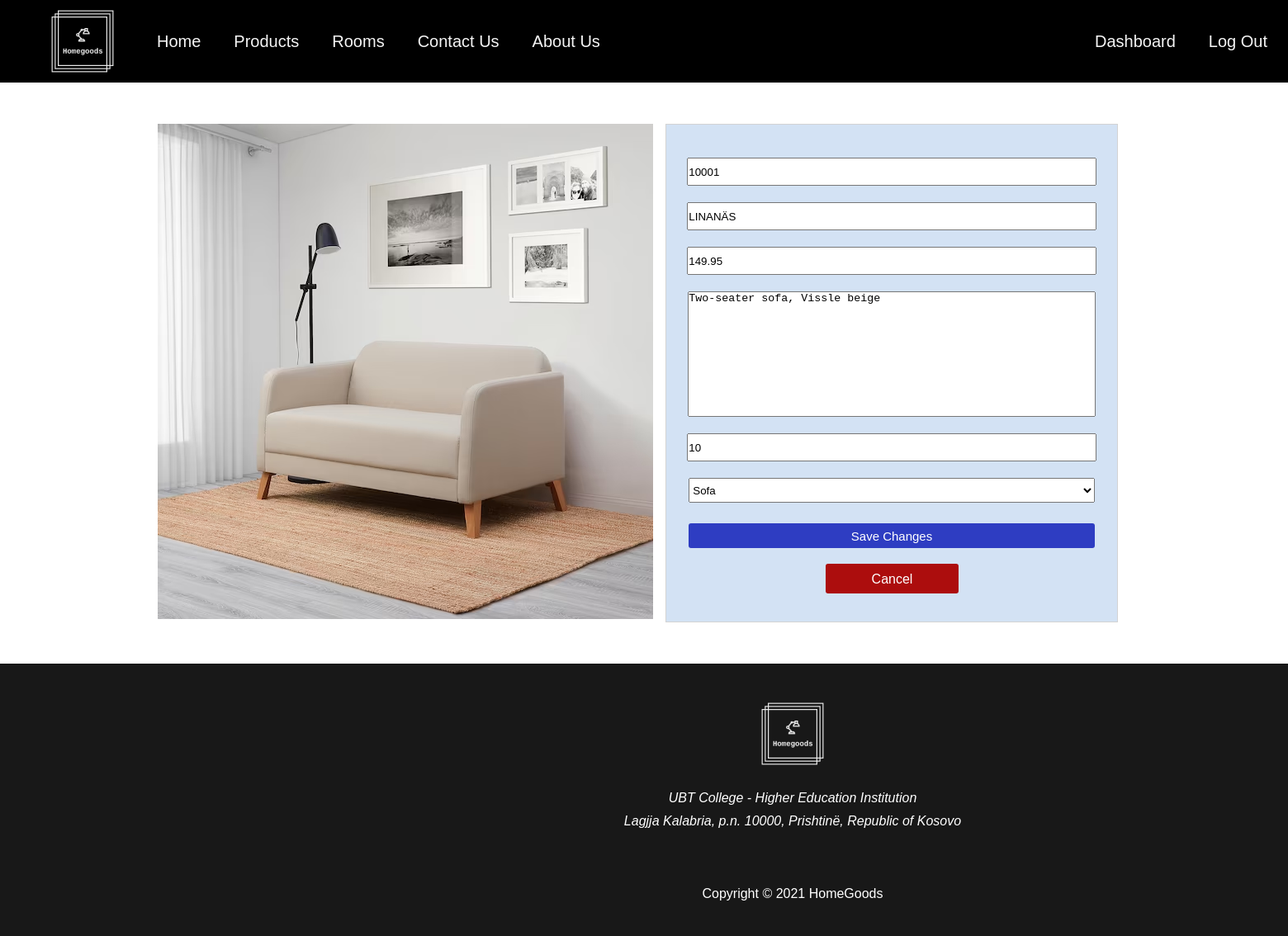
The page /views/edit-product.php?action=edit&prod-id=10001 (signed in) on the database its author committed.
### tables this page shows
CREATE TABLE `products` (
  `id` int(11) NOT NULL,
  `emri` varchar(255) NOT NULL,
  `cmimi` float NOT NULL,
  `pershkrimi` text NOT NULL,
  `sasia` int(10) NOT NULL,
  `kategoria` varchar(255) DEFAULT NULL,
  `image` varchar(255) NOT NULL,
  `admin_id` int(15) NOT NULL,
  `is_promoted` smallint(1) DEFAULT NULL
);

### programLogic/Database.php (called while the page is built, shortened)
<?php
class DatabaseConfig {
    private $connection;
    private $host = "localhost";
    private $dbname = "homegoods";
    protected function getConnection(){
        return $this->connection;
    }
    private function createConnection(){
        try {
            $this->connection = new PDO("mysql:host=$this->host;dbname=$this->dbname", "root", "");
        } catch (PDOException $e) {
            print "Error!: " . $e->getMessage() . "<br/>";
            die();
        }
    }
}

### programLogic/ProductMapper.php (called while the page is built, shortened)
<?php
require_once "Database.php";
class ProductMapper extends DatabaseConfig {
    private $connection;
    public function __construct(){
        $this->connection = $this->getConnection();
    }
    public function getProductsById($id){
        $this->query = "select * from products where id=:id";
        $statement = $this->connection->prepare($this->query);
        $statement->bindParam(":id", $id);
        $statement->execute();
        $result = $statement->fetch(PDO::FETCH_ASSOC);
        return $result;
    }
}

### views/edit-product.php (the view, shortened to what this page needs)
<?php
    include_once '../programLogic/ProductMapper.php';
    include '../components/header.php';
    if(!empty($_SESSION['is_logged_in']) && isset($_SESSION['is_logged_in'])
        && $_SESSION['is_logged_in'] == 1 && $_SESSION['role'] == 1){
        $mapper = new ProductMapper();
        if(isset($_GET['action']) && $_GET['action'] == 'edit'){
            $product = $mapper->getProductsById($_GET['prod-id']);
        }
?>
<!DOCTYPE html>
    <html>
    <head>
    <link rel="stylesheet" href="../css/dashboard.css">
    </head>
    <body>
    <div class="edit-product-main">
        <img src="<?= $product['image']?>">
        <form method="POST" action="<?= $_SERVER['PHP_SELF'] ?>" class="edit-product-card">
            <input readonly type="text" name="id" value="<?= $product['id'] ?>">
            <input type="text" name="name" value="<?= $product['emri'] ?>">
            <input type="number" name="price" value="<?= $product['cmimi'] ?>">
            <textarea name="desc" value="<?= $product['pershkrimi'] ?>"><?= $product['pershkrimi'] ?></textarea>
            <input type="number" name="qty" value="<?= $product['sasia'] ?>">
            <select name="cat">
                <option value="<?= $product['kategoria']?>"><?= $product['kategoria']?></option>
            </select>
            <input class="button" type="submit" name="update-product-btn" value="Save Changes">
            <a href="dashboard.php?action=view-products">Cancel</a>
        </form>
    </div>
<?php } else {
    header("Location: ../views/index.php");
}
?>
<?php include '../components/footer.php'?>

### css/header.css (style rules this page uses)
* { margin: 0px; padding: 0px; }

### css/dashboard.css (style rules this page uses)
.edit-product-main { display: flex; flex-direction: row; margin: 50px 0; align-items: start; justify-content: center; }
.edit-product-card { display: flex; flex-direction: column; margin: 0 15px; background-color: rgba(175, 203, 235, 0.548); border: 0.1px solid lightgrey; width: 35%; align-items: center; padding: 30px 0; }
.edit-product-card input, .edit-product-card select, .edit-product-card textarea { width: 90%; margin: 10px 0; }
.edit-product-card input[type=text], .edit-product-card input[type=number], .edit-product-card select { height: 30px; }
.edit-product-card textarea { min-height: 150px; resize: none; }
.edit-product-card input[type=submit] { margin: 15px 0; border: none; padding: 5px 0; cursor: pointer; }
.edit-product-card a, label { font-size: 10pt; }
.edit-product-card a, .edit-user-card a { width: 150px; height: 25px; background-color: #ac0d0d; border-radius: 3px; color: #FFFFFF; cursor: pointer; font-size: 14px; font-weight: bold; margin: 4px; vertical-align: central; align-items: center; text-decoration: none; font: menu; display: inline-block; padding: 6px 5px 5px 6px; text-align: center; line-height: 25px; }
.button { width: 150px; height: 30px; background-color: #2e3dc2; border-radius: 3px; color: #FFFFFF; cursor: pointer; font-size: 15px; }

### rows shown on the page
products: image (picture), id "10001", name "LINANÄS", price "149.95", desc "Two-seater sofa, Vissle beige", qty "10", cat "Sofa"
